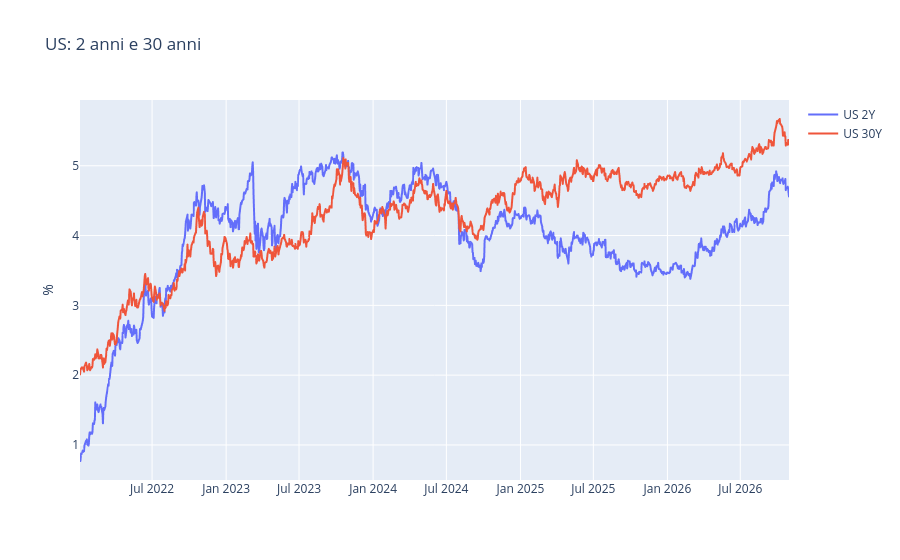
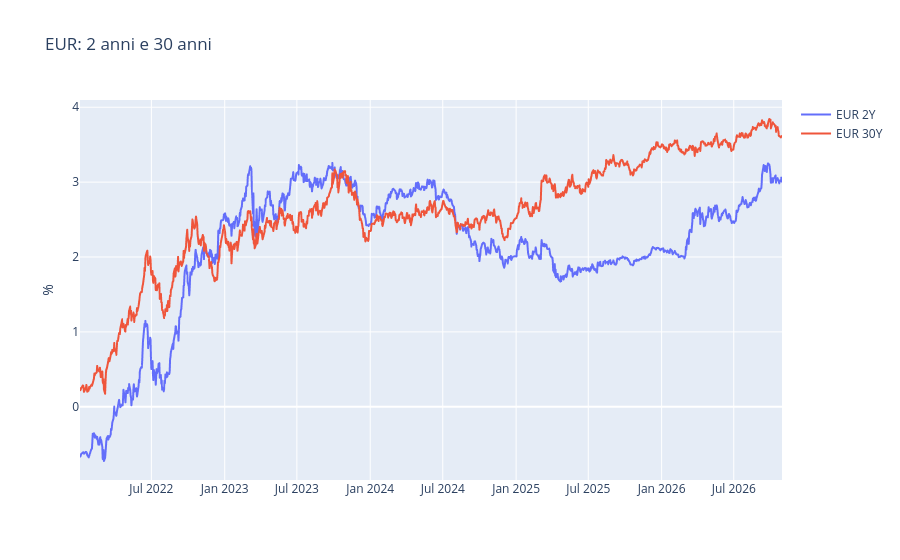
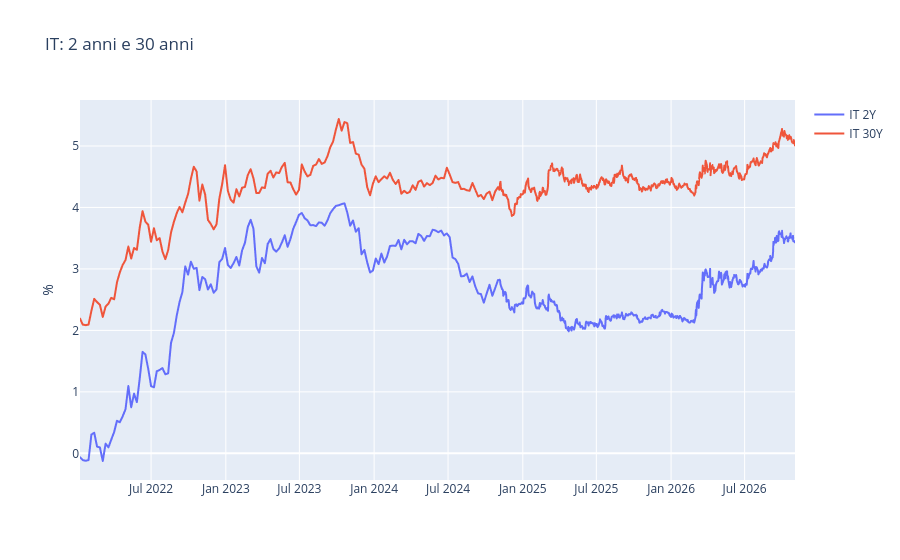
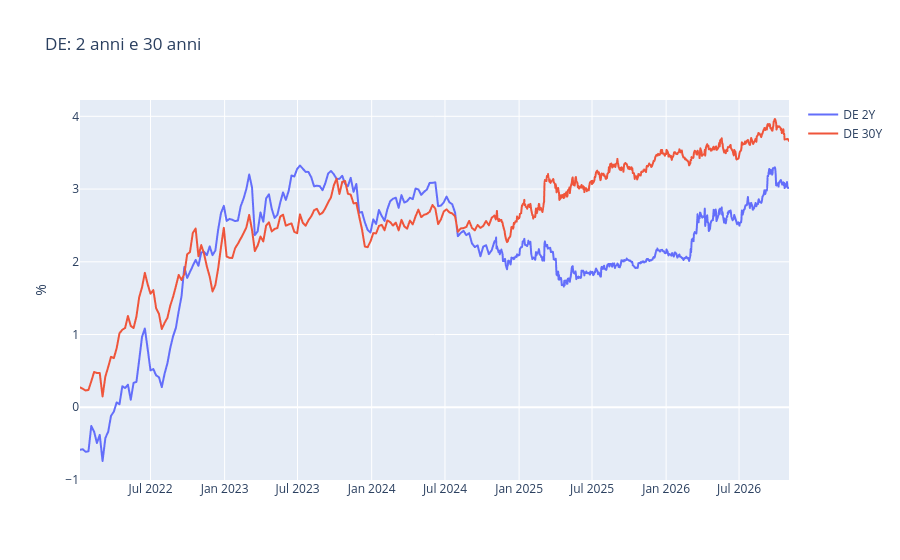

The notebook cell these images were saved under, in order:
### Markdown cell above
## Breve e lungo termine: 2 anni contro 30 anni

### Code cell
for paese in ("US", "EUR", "IT", "DE", "FR", "ES"):
    linee([f"{paese} 2Y", f"{paese} 30Y"], f"{paese}: 2 anni e 30 anni", dal="2022-01-01")

### Figure 1 — Plotly figure (JSON) as saved in the notebook; plotly's stock layout.template omitted (floating-point values rounded to 4 significant figures; data arrays with more than 128 entries replaced by an {"elided": "..."} marker saying what was removed)
{"data": [{"hovertemplate": "=%{x}<br>%=%{y}<extra></extra>", "legendgroup": "US 2Y", "line": {"color": "#636efa", "dash": "solid"}, "marker": {"symbol": "circle"}, "mode": "lines", "name": "US 2Y", "showlegend": true, "type": "scattergl", "x": {"elided": "1207 str values"}, "xaxis": "x", "y": {"elided": "1207 float values"}, "yaxis": "y"}, {"hovertemplate": "=%{x}<br>%=%{y}<extra></extra>", "legendgroup": "US 30Y", "line": {"color": "#EF553B", "dash": "solid"}, "marker": {"symbol": "circle"}, "mode": "lines", "name": "US 30Y", "showlegend": true, "type": "scattergl", "x": {"elided": "1207 str values"}, "xaxis": "x", "y": {"elided": "1207 float values"}, "yaxis": "y"}], "layout": {"legend": {"title": {"text": ""}, "tracegroupgap": 0}, "title": {"text": "US: 2 anni e 30 anni"}, "xaxis": {"anchor": "y", "domain": [0.0, 1.0], "title": {"text": ""}}, "yaxis": {"anchor": "x", "domain": [0.0, 1.0], "title": {"text": "%"}}}}

### Figure 2 — Plotly figure (JSON) as saved in the notebook; plotly's stock layout.template omitted (floating-point values rounded to 4 significant figures; data arrays with more than 128 entries replaced by an {"elided": "..."} marker saying what was removed)
{"data": [{"hovertemplate": "=%{x}<br>%=%{y}<extra></extra>", "legendgroup": "EUR 2Y", "line": {"color": "#636efa", "dash": "solid"}, "marker": {"symbol": "circle"}, "mode": "lines", "name": "EUR 2Y", "showlegend": true, "type": "scattergl", "x": {"elided": "1235 str values"}, "xaxis": "x", "y": {"elided": "1235 float values"}, "yaxis": "y"}, {"hovertemplate": "=%{x}<br>%=%{y}<extra></extra>", "legendgroup": "EUR 30Y", "line": {"color": "#EF553B", "dash": "solid"}, "marker": {"symbol": "circle"}, "mode": "lines", "name": "EUR 30Y", "showlegend": true, "type": "scattergl", "x": {"elided": "1235 str values"}, "xaxis": "x", "y": {"elided": "1235 float values"}, "yaxis": "y"}], "layout": {"legend": {"title": {"text": ""}, "tracegroupgap": 0}, "title": {"text": "EUR: 2 anni e 30 anni"}, "xaxis": {"anchor": "y", "domain": [0.0, 1.0], "title": {"text": ""}}, "yaxis": {"anchor": "x", "domain": [0.0, 1.0], "title": {"text": "%"}}}}

### Figure 3 — Plotly figure (JSON) as saved in the notebook; plotly's stock layout.template omitted (floating-point values rounded to 4 significant figures; data arrays with more than 128 entries replaced by an {"elided": "..."} marker saying what was removed)
{"data": [{"hovertemplate": "=%{x}<br>%=%{y}<extra></extra>", "legendgroup": "IT 2Y", "line": {"color": "#636efa", "dash": "solid"}, "marker": {"symbol": "circle"}, "mode": "lines", "name": "IT 2Y", "showlegend": true, "type": "scattergl", "x": {"elided": "667 str values"}, "xaxis": "x", "y": {"elided": "667 float values"}, "yaxis": "y"}, {"hovertemplate": "=%{x}<br>%=%{y}<extra></extra>", "legendgroup": "IT 30Y", "line": {"color": "#EF553B", "dash": "solid"}, "marker": {"symbol": "circle"}, "mode": "lines", "name": "IT 30Y", "showlegend": true, "type": "scattergl", "x": {"elided": "667 str values"}, "xaxis": "x", "y": {"elided": "667 float values"}, "yaxis": "y"}], "layout": {"legend": {"title": {"text": ""}, "tracegroupgap": 0}, "title": {"text": "IT: 2 anni e 30 anni"}, "xaxis": {"anchor": "y", "domain": [0.0, 1.0], "title": {"text": ""}}, "yaxis": {"anchor": "x", "domain": [0.0, 1.0], "title": {"text": "%"}}}}

### Figure 4 — Plotly figure (JSON) as saved in the notebook; plotly's stock layout.template omitted (floating-point values rounded to 4 significant figures; data arrays with more than 128 entries replaced by an {"elided": "..."} marker saying what was removed)
{"data": [{"hovertemplate": "=%{x}<br>%=%{y}<extra></extra>", "legendgroup": "DE 2Y", "line": {"color": "#636efa", "dash": "solid"}, "marker": {"symbol": "circle"}, "mode": "lines", "name": "DE 2Y", "showlegend": true, "type": "scattergl", "x": {"elided": "666 str values"}, "xaxis": "x", "y": {"elided": "666 float values"}, "yaxis": "y"}, {"hovertemplate": "=%{x}<br>%=%{y}<extra></extra>", "legendgroup": "DE 30Y", "line": {"color": "#EF553B", "dash": "solid"}, "marker": {"symbol": "circle"}, "mode": "lines", "name": "DE 30Y", "showlegend": true, "type": "scattergl", "x": {"elided": "666 str values"}, "xaxis": "x", "y": {"elided": "666 float values"}, "yaxis": "y"}], "layout": {"legend": {"title": {"text": ""}, "tracegroupgap": 0}, "title": {"text": "DE: 2 anni e 30 anni"}, "xaxis": {"anchor": "y", "domain": [0.0, 1.0], "title": {"text": ""}}, "yaxis": {"anchor": "x", "domain": [0.0, 1.0], "title": {"text": "%"}}}}
